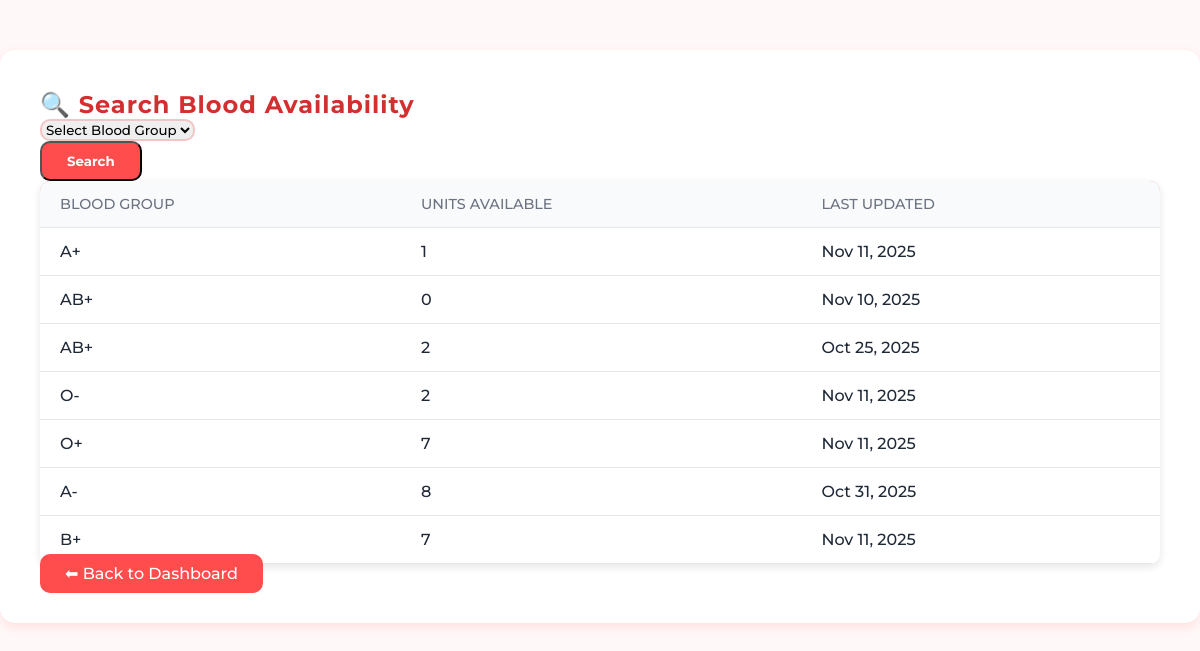
Before: /search_blood/ (signed in) with the older database file.
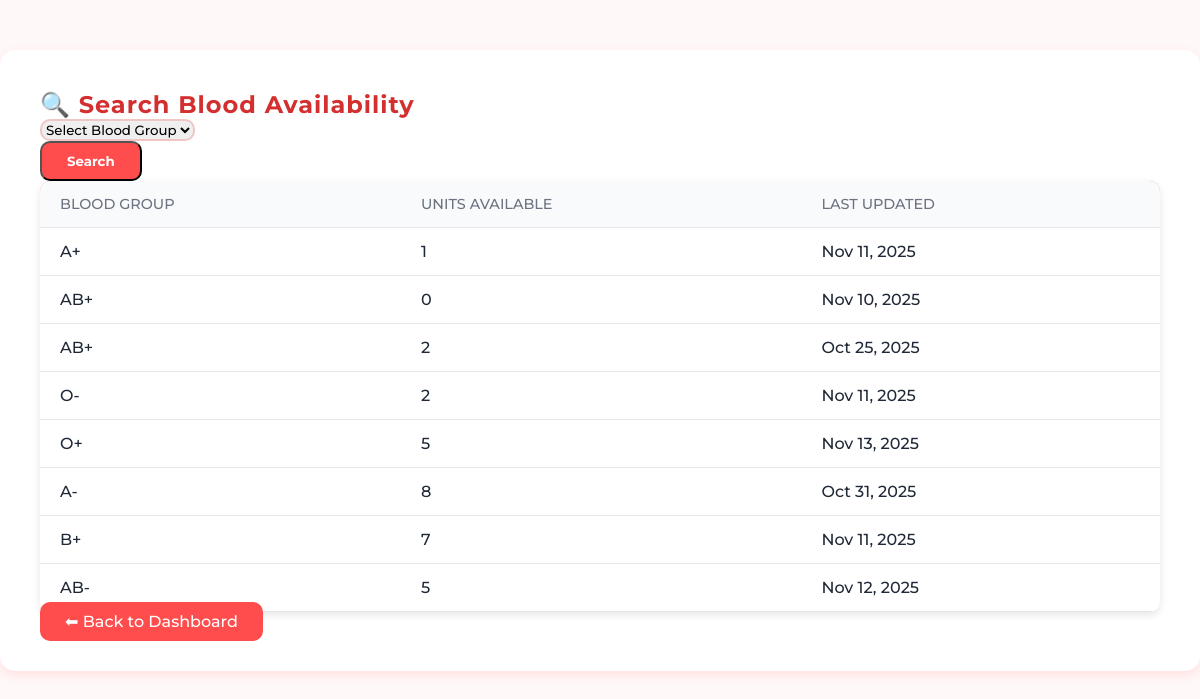
After: the same page with the newer database file.
### blood_bank_app/models.py (models this page shows, shortened)
class BloodStock(models.Model):
    BLOOD_GROUPS = [
        ('A+', 'A+'), ('A-', 'A-'),
        ('B+', 'B+'), ('B-', 'B-'),
        ('AB+', 'AB+'), ('AB-', 'AB-'),
        ('O+', 'O+'), ('O-', 'O-'),
    ]
    hospital = models.ForeignKey('HospitalDetail', on_delete=models.CASCADE, null=True, blank=True)
    blood_group = models.CharField(max_length=3, choices=BLOOD_GROUPS)
    units_available = models.PositiveIntegerField(default=0)
    updated_at = models.DateTimeField(auto_now=True)

### blood_bank_app/views.py (the view)
# urls.py: path('search_blood/', views.search_blood, name='search_blood'),
@login_required
def search_blood(request):
    blood_group = request.GET.get('blood_group')
    location = request.GET.get('location')
    results = BloodStock.objects.select_related('hospital')
    if blood_group:
        results = results.filter(blood_group=blood_group)
    if location:
        results = results.filter(hospital__address__icontains=location)
    context = {
        'results': results,
        'blood_group': blood_group,
        'location': location,
    }
    return render(request, 'patient/search_blood.html', context)

### blood_bank_app/templates/patient/search_blood.html (shortened to what this page needs)
{% extends 'master.html' %}
{% load static %}
{% block content %}
<div class="container search-section">
  <h2 class="text-center mb-4">🔍 Search Blood Availability</h2>
  <form method="get" class="row g-3 justify-content-center mb-4">
    <div class="col-md-4">
      <select name="blood_group" class="form-select" required>
        <option value="">Select Blood Group</option>
      </select>
    </div>
    <div class="col-md-2 text-center">
      <button type="submit" class="btn btn-danger w-100">Search</button>
    </div>
  </form>
  {% if results %}
  <div class="table-responsive">
    <table class="table table-bordered table-hover text-center align-middle">
      <thead>
        <tr>
          <th>Blood Group</th>
          <th>Units Available</th>
          <th>Last Updated</th>
        </tr>
      </thead>
      <tbody>
        {% for item in results %}
        <tr>
          <td class="fw-bold text-danger">{{ item.blood_group }}</td>
          <td>{{ item.units_available }}</td>
          <td>{{ item.updated_at|date:"M d, Y" }}</td>
        </tr>
        {% endfor %}
      </tbody>
    </table>
  </div>
  {% else %}
  <p class="text-center mt-4 no-results">No matching blood availability found.</p>
  {% endif %}
  <div class="text-center mt-4">
    <a href="{% url 'patient_dashboard' %}" class="btn btn-outline-danger back-btn">⬅ Back to Dashboard</a>
  </div>
</div>
{% endblock %}

Changed rows visible on the page:
changed BloodStock: units_available "7" → "5"; updated_at "Nov 11, 2025" → "Nov 13, 2025"
added BloodStock: blood_group "AB-", units_available "5", updated_at "Nov 12, 2025"
